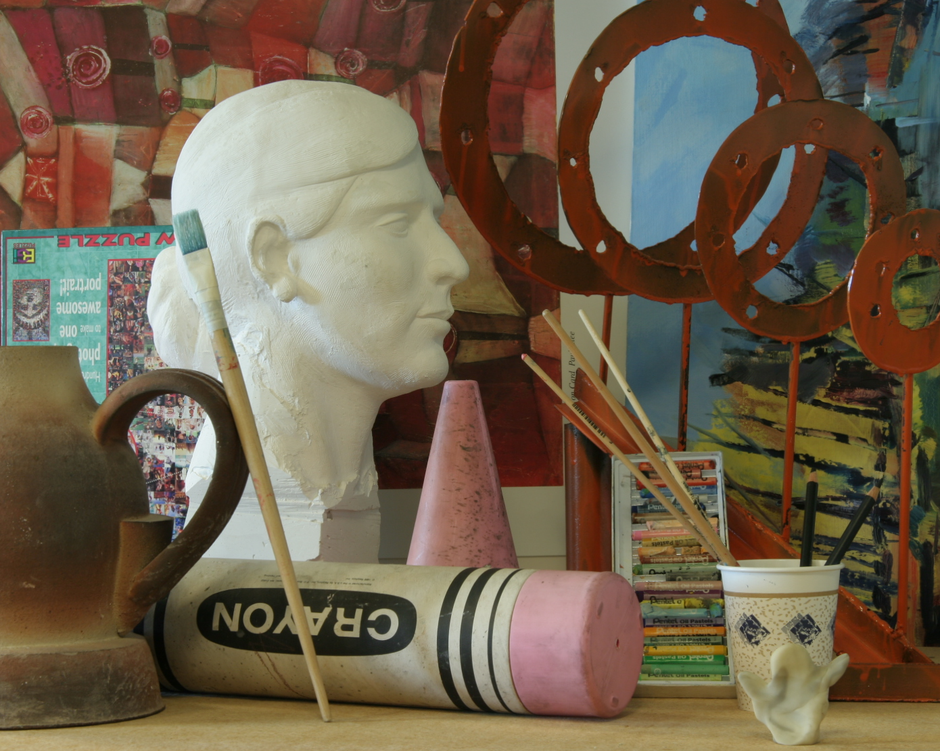
#> input picture StereoMatchingTestings/Art/view1.png, 940 x 751 px, shrunk from 1390 x 1110 before the run, found by its file name
$ python stereo_rectification.py
#> lines starting #> are read from the running program, lines starting #| are printed output that depends on the picture
# IMPORTANT: running this file is optional.
# Running it shall generate the files with "_rectified" suffix images
import cv2
import numpy as np


# reads image from path
def process_image(img_path):
    img = cv2.imread(img_path, 0)
    return img


# detects keypoints & descriptors via SIFT
def detect_kp_desc(img):
    sift = cv2.xfeatures2d.SIFT_create()
    kp, des = sift.detectAndCompute(img, None)
    return kp, des


# matches the descriptors via FLANN
def match_kp_desc(des1, des2):
    FLANN_INDEX_KDTREE = 1
    idx_params = dict(algorithm=FLANN_INDEX_KDTREE, trees=5)
    search_params = dict(checks=50)

    flann = cv2.FlannBasedMatcher(idx_params, search_params)
    all_matches = flann.knnMatch(des1, des2, k=2)
    return all_matches


# finds 'good' matches using Euclidean distance
def filter_matches(matches, kp_left, kp_right):
    good_matches = []
    pts_left = []
    pts_right = []
    matches_pair = [[0, 0] for i in range(len(matches))]

    for i, (x, y) in enumerate(matches):
        if x.distance < 0.7 * y.distance:
            matches_pair[i] = [1, 0]
            good_matches.append(x)
            pts_right.append(kp_right[x.trainIdx].pt)
            pts_left.append(kp_left[x.queryIdx].pt)

    return pts_left, pts_right


# calculates the fundamental matrix using RANSAC
def calc_fundamental_matrix(pts_left, pts_right):
    pts_left = np.int32(pts_left)
    pts_right = np.int32(pts_right)
    fundamental_matrix, inliers = cv2.findFundamentalMat(pts_left, pts_right, cv2.FM_RANSAC)

    pts_left = pts_left[inliers.ravel() == 1]
    pts_right = pts_right[inliers.ravel() == 1]

    return fundamental_matrix, pts_left, pts_right

# draws epipolar lines on the images using the 'good' matches
def draw_epipolar_lines(img_left, img_right, lines, pts_left, pts_right):
    r, c = img_left.shape
    img_left_color = cv2.cvtColor(img_left, cv2.COLOR_GRAY2BGR)
    img_right_color = cv2.cvtColor(img_right, cv2.COLOR_GRAY2BGR)

    np.random.seed(0)

    for r, pt1, pt2 in zip(lines, pts_left, pts_right):
        color = tuple(np.random.randint(0, 255, 3).tolist())

        x1, y1 = map(int, [0, -r[2] / r[1]])
        x2, y2 = map(int, [c, -(r[2] + r[0] * c) / r[1]])

        img_left_color = cv2.line(img_left_color, (x1, y1), (x2, y2), color, 1)
        img_left_color = cv2.circle(img_left_color, tuple(pt1), 5, color, -1)
        img_right_color = cv2.circle(img_right_color, tuple(pt2), 5, color, -1)

    return img_left_color, img_right_color


# find epipolar lines using the fundamental matrix
def find_epipolar_lines(img_left, img_right, pts1, pts2, fundamental_matrix):
    lines1 = cv2.computeCorrespondEpilines(pts2.reshape(-1, 1, 2), 2, fundamental_matrix)
    lines1 = lines1.reshape(-1, 3)
    draw_epipolar_lines(img_left, img_right, lines1, pts1, pts2)

    lines2 = cv2.computeCorrespondEpilines(pts1.reshape(-1, 1, 2), 1, fundamental_matrix)
    lines2 = lines2.reshape(-1, 3)
    draw_epipolar_lines(img_right, img_left, lines2, pts2, pts1)


# rectifies and warps the uncalibrated images, and stores them
def rectify_images(img_left, img_right, pts1, pts2, fundamental_matrix, img_category):
    h1, w1 = img_left.shape
    h2, w2 = img_right.shape

    _, H1, H2 = cv2.stereoRectifyUncalibrated(
                    np.float32(pts1),
                    np.float32(pts2),
                    fundamental_matrix,
                    imgSize=(w1, h1), )

    img_left_rect = cv2.warpPerspective(img_left, H1, (w1, h1))
    img_right_rect = cv2.warpPerspective(img_right, H2, (w2, h2))

    cv2.imwrite(f"{img_category}_left_rectified.jpg", img_left)
    cv2.imwrite(f"{img_category}_right_rectified.jpg", img_right)


# IMPORTANT: instructions for running the code are as follows
if __name__ == "__main__":
    # original image paths go here
    img_left_path = "/Users/avimalhotra/Desktop/StereoMatchingTestings/Art/view1.png"
    img_right_path ="/Users/avimalhotra/Desktop/StereoMatchingTestings/Art/view5.png"

    img_left = process_image(img_left_path)
    img_right = process_image(img_right_path)
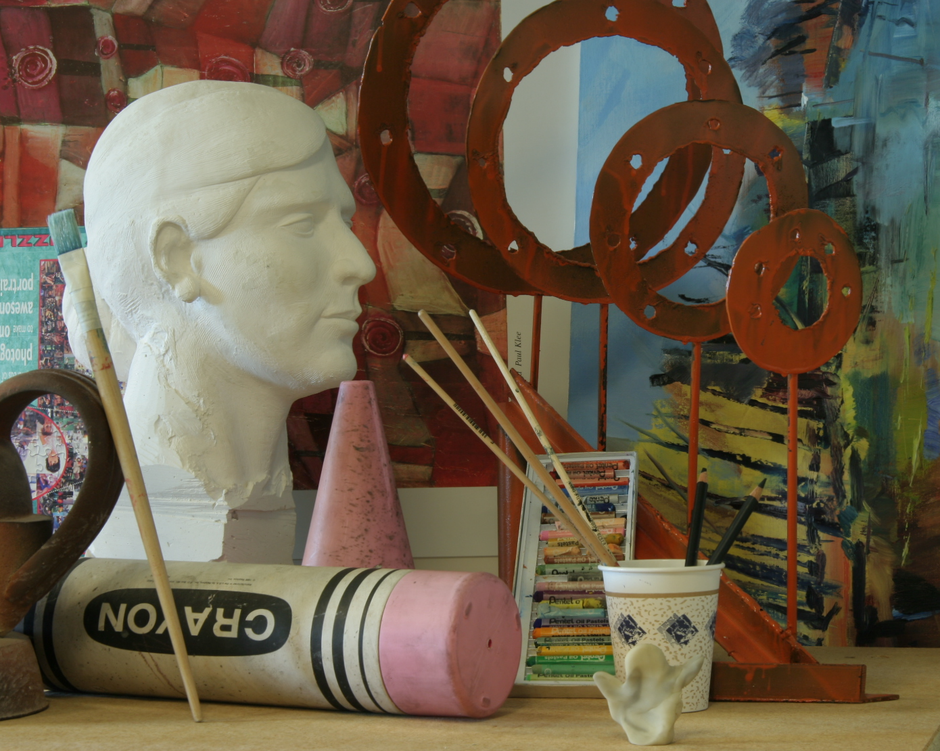
#> input picture StereoMatchingTestings/Art/view5.png, 940 x 751 px, shrunk from 1390 x 1110 before the run, found by its file name

    kp1, des1 = detect_kp_desc(img_left)
#> in detect_kp_desc, `kp, des = sift.detectAndCompute(img, None)`: kp = 2754 keypoints; strongest (x, y, size): (199, 467, 25.6), (849, 285, 2.2), (850, 283, 2.2), (160, 187, 17)
#> kp1 has the same summary as kp in detect_kp_desc
    kp2, des2 = detect_kp_desc(img_right)
#> in detect_kp_desc (call 2), `kp, des = sift.detectAndCompute(img, None)`: kp = 2407 keypoints; strongest (x, y, size): (472, 313, 4.8), (49, 410, 2.1), (250, 617, 5.2), (49, 415, 1.8)
#> kp2 has the same summary as kp in detect_kp_desc

    matches = match_kp_desc(des1, des2)
#> in match_kp_desc, `all_matches = flann.knnMatch(des1, des2, k=2)`: all_matches = 2754 matches
#> matches = 2754 matches

    pts_left, pts_right = filter_matches(matches, kp1, kp2)
#> in filter_matches, `matches_pair = [[0, 0] for i in range(len(matches))]`: matches_pair = 2754 pairs, first value 0 to 0, second value 0 to 0
#> after the loop in filter_matches, `for i, (x, y) in enumerate(matches):`: good_matches = 625 matches; matches_pair = 2754 pairs, first value 0 to 1, second value 0 to 0; pts_left = 625 pairs, first value 13.89 to 937.1, second value 2.34 to 736.6; pts_right = 625 pairs, first value 5.24 to 872.6, second value 2.47 to 736.8

    fundamental_matrix, pts_left, pts_right = calc_fundamental_matrix(pts_left, pts_right)
#> in calc_fundamental_matrix, `pts_left = np.int32(pts_left)`: pts_left = 625 pairs, first value 13 to 937, second value 2 to 736
#> in calc_fundamental_matrix, `pts_right = np.int32(pts_right)`: pts_right = 625 pairs, first value 5 to 872, second value 2 to 736
#> in calc_fundamental_matrix, `fundamental_matrix, inliers = cv2.findFundamentalMat(pts_left, pts_rig..`: fundamental_matrix = [[4.35e-08, 9e-05, -0.0164], [-9.84e-05, 1.39e-05, -0.991], [0.0185, 0.989, 1]]; inliers = 625 values, max 1 at index 1, min 0 at index 0, mean 0.923
#> in calc_fundamental_matrix, `pts_left = pts_left[inliers.ravel() == 1]`: pts_left = 577 pairs, first value 68 to 937, second value 3 to 736
#> in calc_fundamental_matrix, `pts_right = pts_right[inliers.ravel() == 1]`: pts_right = 577 pairs, first value 5 to 869, second value 3 to 736

    find_epipolar_lines(img_left, img_right, pts_left, pts_right, fundamental_matrix)
#> in find_epipolar_lines, `lines1 = cv2.computeCorrespondEpilines(pts2.reshape(-1, 1, 2), 2, fund..`: lines1 = 577 rows, first 8: [0.0107, 1, -79.16], [0.013, 1, -56.19], [-0.01, 1, -287.2], [0.00673, 1, -119.1], [-0.0145, 1, -332.9], [-0.0123, 1, -310], [-0.0123, 1, -310], [-0.00961, 1, -283.2]
#> the loop in draw_epipolar_lines, `for r, pt1, pt2 in zip(lines, pts_left, pts_right):` made 577 passes
#> (r, pt1, pt2, color, y1, y2) on passes 1 to 3: ([0.0107, 1, -79.16], [68, 80], [14, 80], (172, 47, 117), 79, 69), ([0.013, 1, -56.19], [68, 57], [14, 57], (192, 67, 251), 56, 43), ([-0.01, 1, -287.2], [72, 288], [5, 289], (195, 103, 9), 287, 296)
#> after the loop in draw_epipolar_lines, `for r, pt1, pt2 in zip(lines, pts_left, pts_right):`:
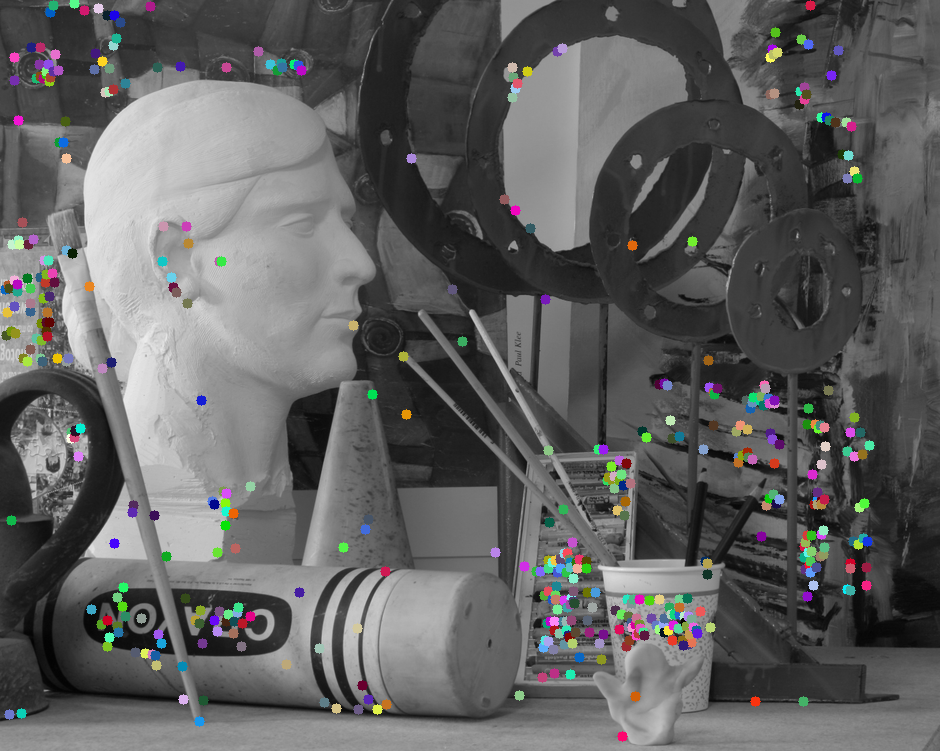
#> img_right_color: shape (751, 940, 3); mean B, G, R 96.4, 96.4, 96.4
#> in find_epipolar_lines, `lines2 = cv2.computeCorrespondEpilines(pts1.reshape(-1, 1, 2), 1, fund..`: lines2 = 577 rows, first 8: [-0.0092, -1, 81.68], [-0.0113, -1, 58.83], [0.00961, -1, 289], [-0.00559, -1, 121.5], [0.0139, -1, 335.9], [0.0118, -1, 312.9], [0.0118, -1, 312.9], [0.00924, -1, 284.9]
#> the loop in draw_epipolar_lines (call 2), `for r, pt1, pt2 in zip(lines, pts_left, pts_right):` made 577 passes
#> (r, pt1, pt2, color, y1, y2) on passes 1 to 3: ([-0.0092, -1, 81.68], [14, 80], [68, 80], (172, 47, 117), 81, 73), ([-0.0113, -1, 58.83], [14, 57], [68, 57], (192, 67, 251), 58, 48), ([0.00961, -1, 289], [5, 289], [72, 288], (195, 103, 9), 288, 298)
#> pass 1, in draw_epipolar_lines (call 2), `img_left_color = cv2.line(img_left_color, (x1, y1), (x2, y2), color, 1)`:
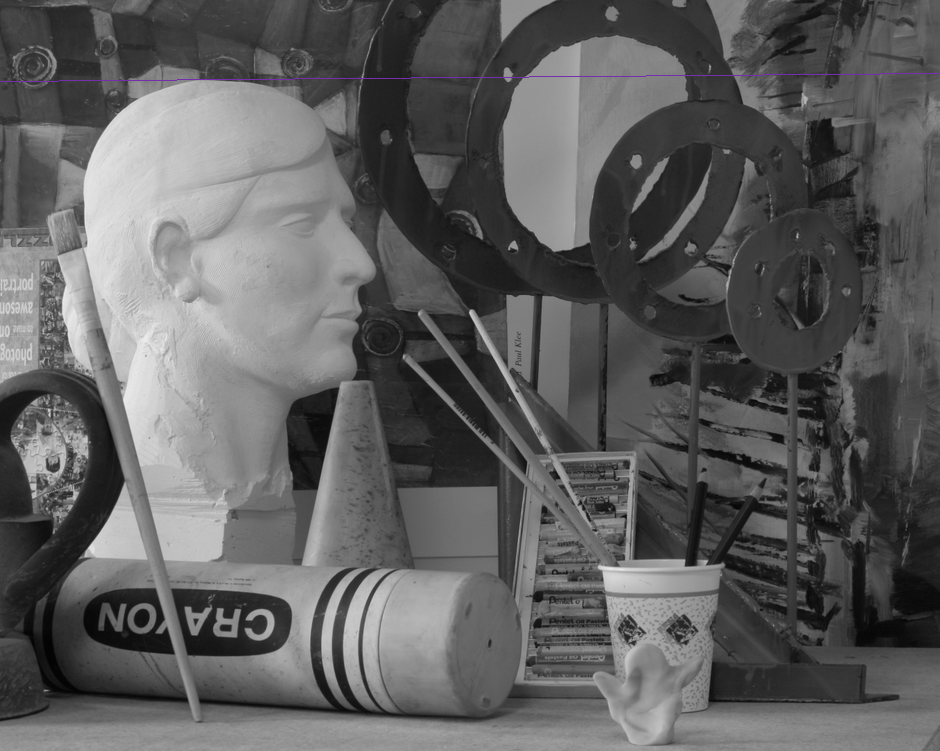
#> img_left_color: shape (751, 940, 3); mean B, G, R 95, 94.9, 95
#> after the loop in draw_epipolar_lines (call 2), `for r, pt1, pt2 in zip(lines, pts_left, pts_right):`:
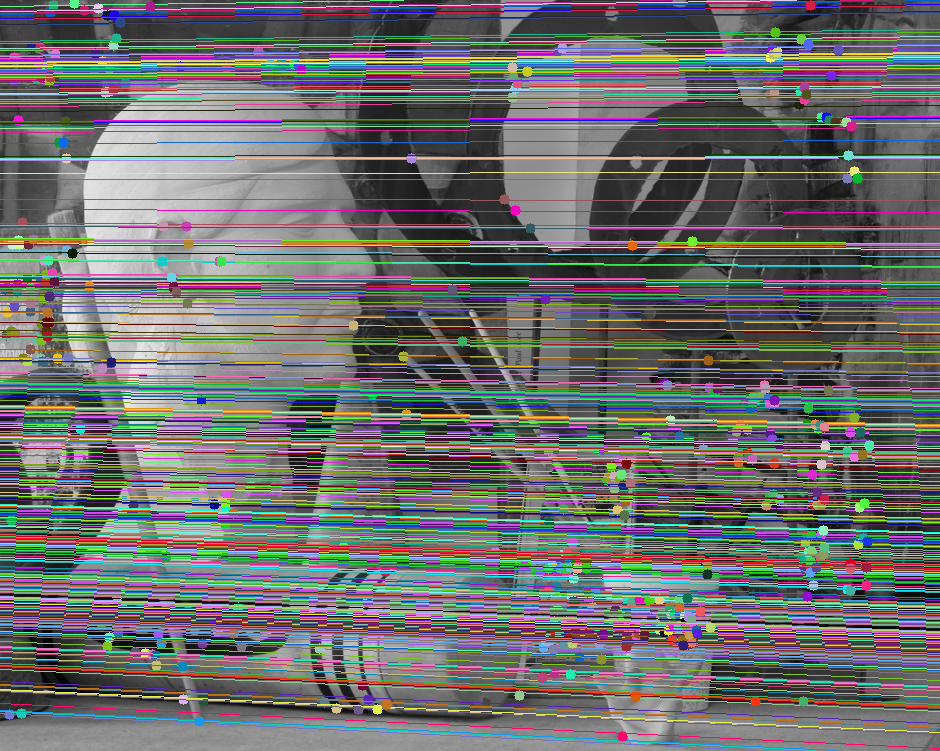
#> img_left_color: shape (751, 940, 3); mean B, G, R 108.1, 109, 108
#> after the loop in draw_epipolar_lines (call 2), `for r, pt1, pt2 in zip(lines, pts_left, pts_right):`:
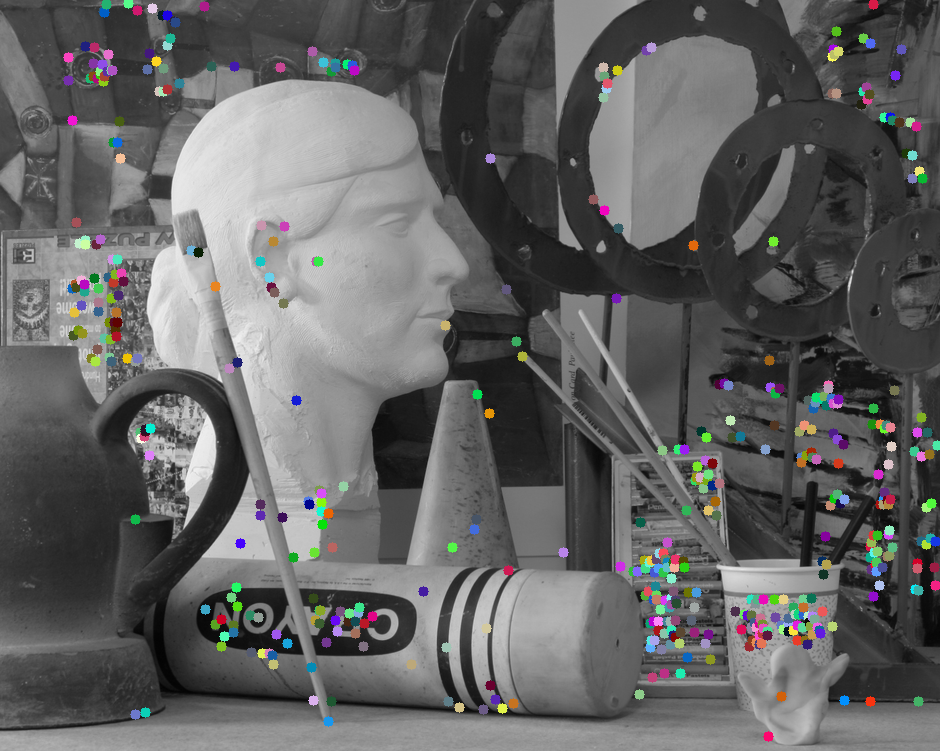
#> img_right_color: shape (751, 940, 3); mean B, G, R 98.8, 98.8, 98.8

    # change the final string parameter as needed
    rectify_images(img_left, img_right, pts_left, pts_right, fundamental_matrix, "Art")
#> in rectify_images, `_, H1, H2 = cv2.stereoRectifyUncalibrated( np.float32(pts1), np.float3..`: H1 = [[1.06, -0.0916, -80.18], [0.0178, 0.99, -6.57], [9.44e-05, -1.19e-05, 0.95]]; H2 = [[1.04, 0.0174, -25.67], [0.0159, 1, -7.64], [8.7e-05, 1.45e-06, 0.959]]
#> in rectify_images, `img_right_rect = cv2.warpPerspective(img_right, H2, (w2, h2))`:
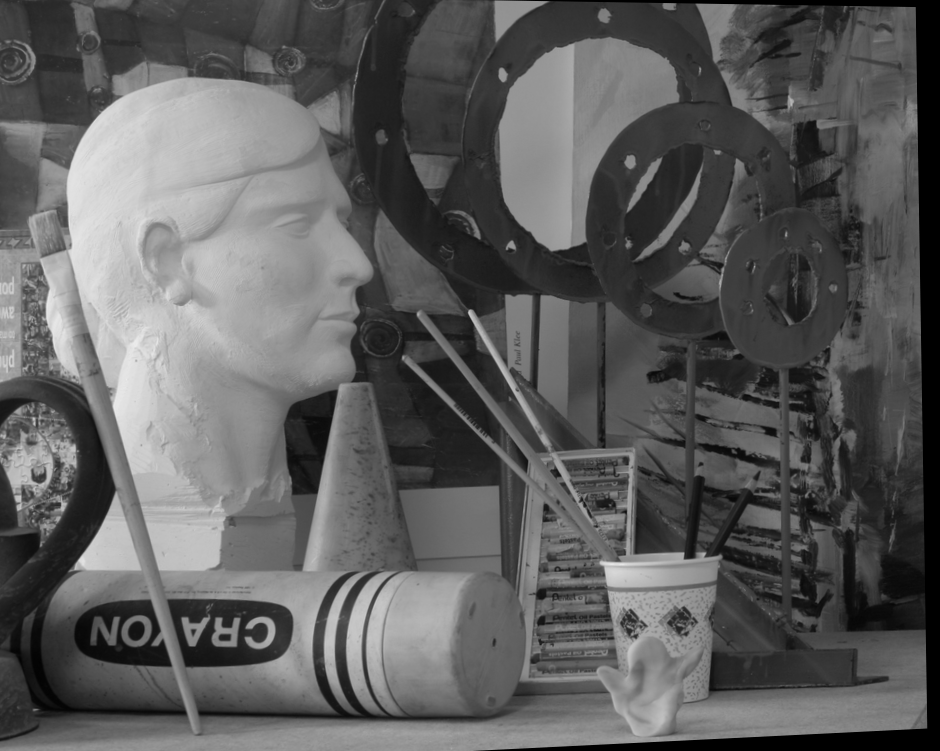
#> img_right_rect: shape (751, 940); min 0, max 235, mean 93.3
